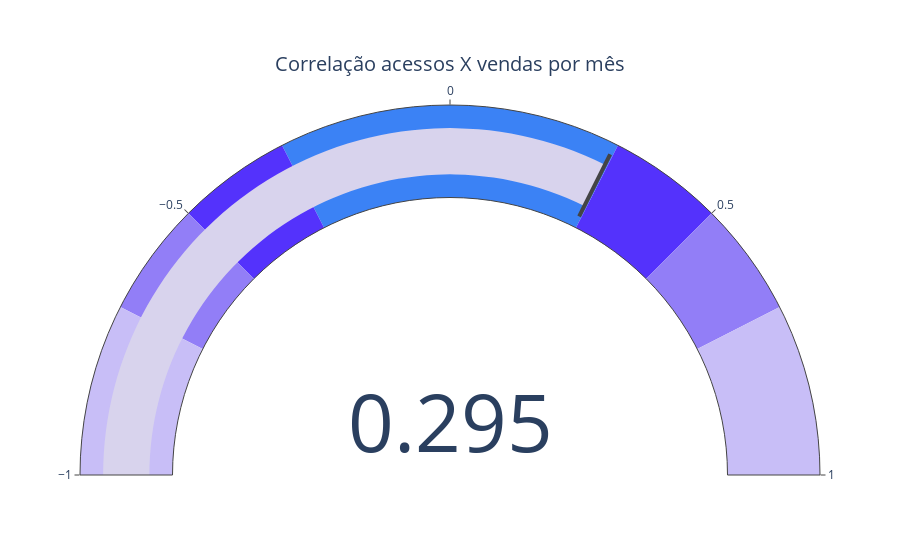

The notebook cell saved with this chart:
### Code cell
corr = acessos_mes.id_acessos.corr(vendas_mes.id_evento)
fig = go.Figure(go.Indicator(
    mode = "gauge+number",
    value = corr,
    domain = { "x": [0, 1], "y": [0, 1] },
    title = { "text": "Correlação acessos X vendas por mês" },
    gauge = { 
            "axis": {"range": [-1, 1]},
            "bar": {"color": "#d8d3ed" },
            "steps": [
                { "range": [ -0.3, 0.3 ], "color": "#3b82f5" },
                { "range": [0.3, 0.5], "color": "#5432fc" },
                { "range": [-0.3, -0.5], "color": "#5432fc" },
                { "range": [0.5, 0.7], "color": "#927ef7" },
                { "range": [-0.5, -0.7], "color": "#927ef7" },
                { "range": [0.7, 1], "color": "#c8bef7" },
                { "range": [-0.7, -1], "color": "#c8bef7" },
            ],
            "threshold": {"line": {"color": "#444445", "width": 4}, "thickness": 0.75, "value": corr}
        }
))
fig.show()

### Figure 1 — Plotly figure (JSON) as saved in the notebook; plotly's stock layout.template omitted (floating-point values rounded to 4 significant figures)
{"data": [{"domain": {"x": [0, 1], "y": [0, 1]}, "gauge": {"axis": {"range": [-1, 1]}, "bar": {"color": "#d8d3ed"}, "steps": [{"color": "#3b82f5", "range": [-0.3, 0.3]}, {"color": "#5432fc", "range": [0.3, 0.5]}, {"color": "#5432fc", "range": [-0.3, -0.5]}, {"color": "#927ef7", "range": [0.5, 0.7]}, {"color": "#927ef7", "range": [-0.5, -0.7]}, {"color": "#c8bef7", "range": [0.7, 1]}, {"color": "#c8bef7", "range": [-0.7, -1]}], "threshold": {"line": {"color": "#444445", "width": 4}, "thickness": 0.75, "value": 0.2948}}, "mode": "gauge+number", "title": {"text": "Correlação acessos X vendas por mês"}, "type": "indicator", "value": 0.2948}], "layout": {}}
